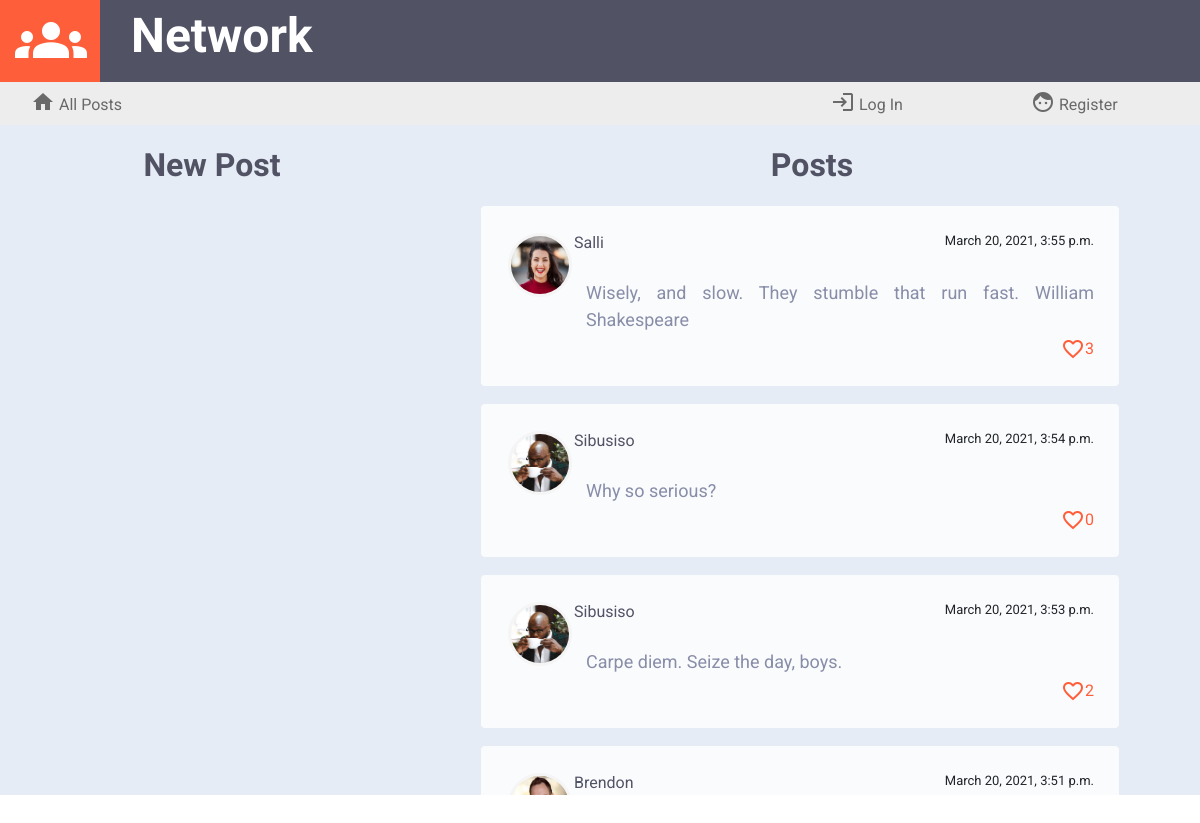
/?page=3, run on the app's committed database.
### network/models.py (models this page shows, shortened)
class Posts(models.Model): # publicación
    usuario = models.ForeignKey(User, on_delete=models.CASCADE, blank=False)
    avatar = models.CharField(max_length=12, blank=False)
    contents = models.TextField(max_length=640, blank=False)
    post_date = models.DateTimeField(blank=False, auto_now_add=True)
    cantidad_megusta = models.IntegerField(default=0)
    megusta = models.ManyToManyField(User, blank=True, related_name="likesto")

class User(AbstractUser):
    pass

### network/views.py (the view)
# urls.py: path("", views.index, name="index"),
def index(request):
    lista_posts = Posts.objects.all().order_by('-post_date')
    paginator = Paginator(lista_posts, 10)
    page_number = request.GET.get('page')
    page_obj = paginator.get_page(page_number)
    if request.user.is_authenticated:
        perfil = Profile.objects.get(usuario=request.user)
        return render(request, "network/index.html",{"perfil": perfil,'page_obj': page_obj})
    else:
        return render(request, "network/index.html",{'page_obj': page_obj})

### network/templates/network/index.html (shortened to what this page needs)
{% extends "network/layout.html" %}
{% load static %}
{% block body %}
<div class="container-fluid cuerpo">
    <div class="row">
        <div class="col-lg-4 col-sm-12">
           <div class="titleNewPost">New Post</div>
        </div>
        <div class="col-lg-8 col-sm-12">
            {% if following %}
            <div class="titleNewPost">Followed Users</div>
            {% else %}
            <div class="titleNewPost">Posts</div>
            {% endif %}
        </div>
    </div>
    <div class="row" id="principal">
        <div class="col-lg-4 col-sm-12">
            {% if user.is_authenticated %}
            <div id="formulario">
            <form id="compose-form">
                <div> <textarea id="compose-post"></textarea> </div>
                <div> <input type="submit" class="botonenviar" value="Send"/> </div>
            </form>
            <div id="successfully">posted successfully
                <span class="material-icons" id="successfullyicon">
                    sentiment_satisfied_alt
                    </span>
            </div>
            </div>
            {% else %}
            <div id="formulario">
            </div>
            {% endif %}
        </div>
        <div class="col-lg-8 col-sm-12" id="posts">
            {% for post in page_obj %}
            <div class="post">
                <div class="postdetails"> <a href="{% url 'profile' post.usuario %}"> <img src="/static/network/avatars/{{post.avatar}}" class="postavatar"> <text class="postname">{{post.usuario}}</text> </a> <text class="postdate">{{post.post_date}}</text><br></div>
                <div class="postcontents" id='contents{{post.id}}'>{{post.contents}}</div>
                {% if user.is_authenticated %}
                <textarea class="editcontents" id='editcontents{{post.id}}'>{{post.contents}}</textarea>
                <div>
                    {% if post.usuario == request.user %}
                    <br><a class="enlaceedit" data-postid='{{post.id}}'>Edit</a>
                    {% endif %}
                </div>
                <div class="postlikes">
                <i class="material-icons iconlikes identity" data-identity='{{post.id}}' style="cursor: pointer" id='icon{{post.id}}'>
                    {% if user in post.megusta.all %}
                        favorite
                    {% else %}
                        favorite_border
                    {% endif %}
                </i>
                <text class="numberlikes" id='text{{post.id}}'>&nbsp;{{post.cantidad_megusta}}</text></div>
                {% else %}
                <div class="postlikes"><i class="material-icons iconlikes">favorite_border</i><text class="numberlikes">{{post.cantidad_megusta}}</text></div>
                {% endif %}
            </div>
            {% endfor %}
        </div>
    </div>
</div>
{% endblock %}

### network/static/network/styles.css (style rules this page uses)
a { font-family: 'Roboto', sans-serif; color: dimgrey; }
body { overflow-x:hidden; overflow-y: hidden; }
.cuerpo { background: #e6ecf5; }
.titleNewPost { font-family: 'Jura', sans-serif; font-size: 32px; font-weight: bolder; color: #515365; text-align: center; vertical-align: text-bottom; padding-top: 16px; padding-left: 24px; }
#formulario, #posts { padding-top: 16px; text-align: center; justify-content: center; }
#posts { overflow-y:scroll; }
.post { height: auto; min-width: 640px; max-width: 640px; background: #fafbfd; border: 1px solid #e6ecf5; border-radius: 5px; padding: 25px; position: relative; box-sizing: border-box; margin: 0 auto 16px; font-family: 'Roboto', sans-serif; font-size:small; display:inline-block; justify-content: left; }
.postavatar { border: 1px solid whitesmoke; padding: 2px; margin: 2px; border-radius: 100%; width: 64px; height: 64px; background-color: whitesmoke; float:left; }
.postname { font-family: 'Roboto', sans-serif; font-size:medium; font-weight: normal; color: #515365; float: left; }
.postdate { font-family: 'Roboto', sans-serif; font-size:small; font-weight: normal; float:right; }
.postdetails { font-family: 'Roboto', sans-serif; font-size:medium; font-weight:normal; }
.postcontents { font-family: 'Roboto', sans-serif; font-size:large; color: #888da8; display:block; margin-top: 24px; padding-left: 80px; padding-bottom: 4px; text-align: justify }
.postlikes { display:inline-flex; float:right; vertical-align:text-bottom; }
.iconlikes { color: #ff5e3a; }
.numberlikes { color:#ff5e3a; font-family: 'Roboto', sans-serif; font-size:medium; }

### data on the page
Posts: avatar (picture), usuario "Salli", post_date "March 20, 2021, 3:55 p.m.", contents "Wisely, and slow. They stumble that run fast. William Shakespeare", cantidad_megusta "3"
Posts: avatar (picture), usuario "Sibusiso", post_date "March 20, 2021, 3:54 p.m.", contents "Why so serious?", cantidad_megusta "0"
Posts: avatar (picture), usuario "Sibusiso", post_date "March 20, 2021, 3:53 p.m.", contents "Carpe diem. Seize the day, boys.", cantidad_megusta "2"
Posts: avatar (picture), usuario "Brendon", post_date "March 20, 2021, 3:51 p.m."
